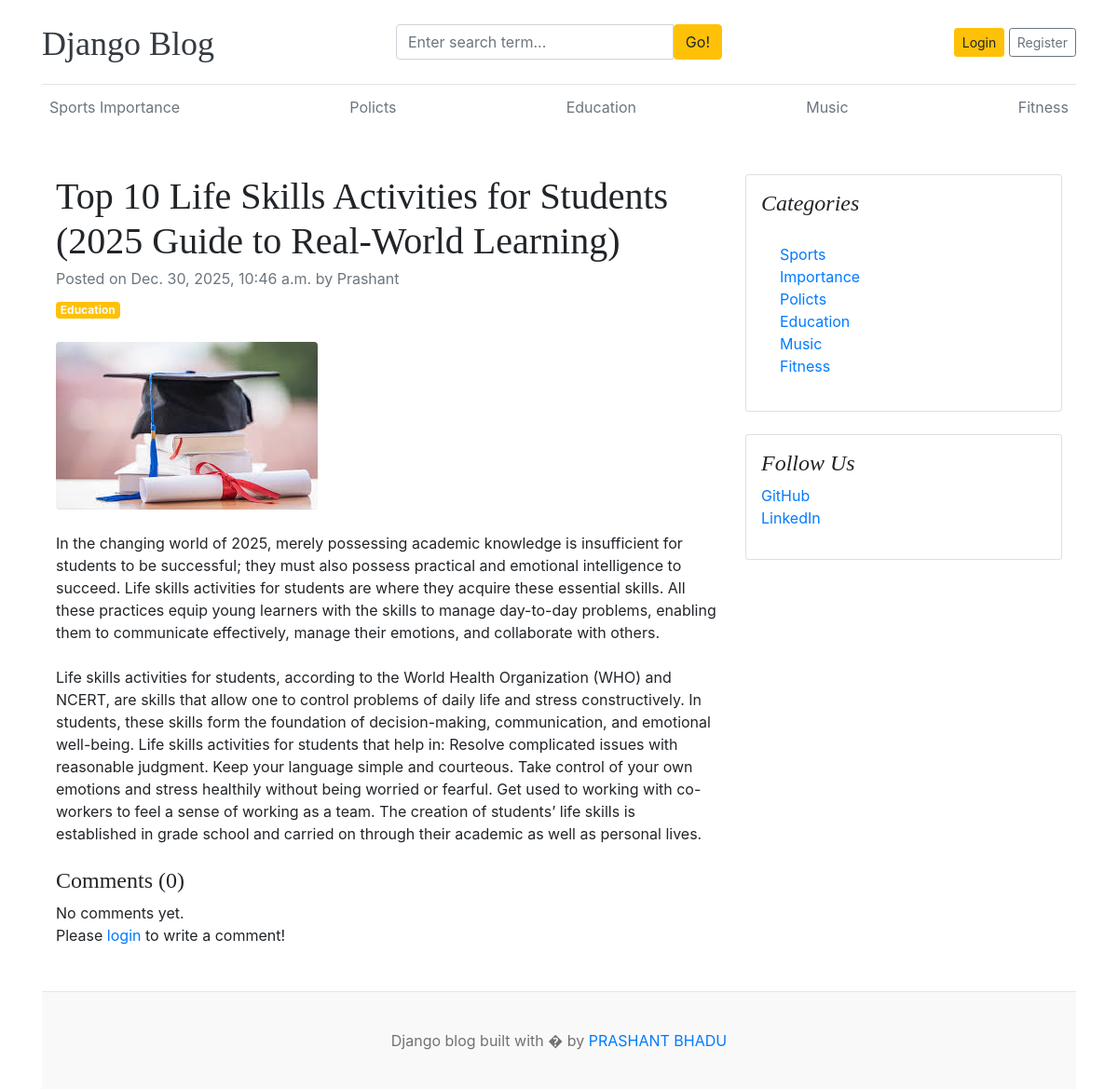
The page /blogs/top-10-life-skills-activities-for-students-2025-guide-to-real-world-learning/ on the database its author committed.
### blogs/models.py (models this page shows, shortened)
class Category(models.Model):
    category_name = models.CharField(max_length=50, unique=True)
    created_at = models.DateTimeField(auto_now_add=True)
    updated_at = models.DateTimeField(auto_now=True)
    class Meta:
        verbose_name_plural = 'categories'
    def __str__(self):
        return self.category_name

class Blog(models.Model):
    tittle = models.CharField(max_length=100)
    slug = models.SlugField(max_length=150, unique = True, blank=True)
    category = models.ForeignKey(Category, on_delete=models.CASCADE)
    author = models.ForeignKey(User, on_delete=models.CASCADE)
    featured_image = models.ImageField(upload_to='uploads/%Y/%m/%d')
    short_description = models.TextField(max_length=500)
    blog_body = models.TextField(max_length=2000)
    status = models.CharField(max_length=20,choices=STATUS_CHOICES, default="Draft")
    is_featured = models.BooleanField(default=False)
    created_at = models.DateTimeField(auto_now_add=True)
    updated_at = models.DateTimeField(auto_now=True)

### assignments/models.py (models this page shows, shortened)
class SocialLink(models.Model):
    platform = models.CharField(max_length=25)
    link = models.URLField(max_length=100)
    created_at = models.DateTimeField(auto_now_add=True)
    updated_at = models.DateTimeField(auto_now=True)

### blogs/views.py (the view, shortened to what this page needs)
# urls.py: path('blogs/<slug:slug>/', BlogsView.blogs, name='blogs'),
def blogs(request, slug):
    single_blog = get_object_or_404(Blog, slug=slug, status='Published')
    comments = Comment.objects.filter(blog=single_blog)
    comment_count=comments.count()
    context = {
        'single_blog': single_blog,
        'comments': comments,
        'comment_count':comment_count,
    }
    return render(request, 'blogs.html', context)

### blogs/context_processors.py (called while the page is built)
def get_categories(request):
    categories= Category.objects.all()
    return dict(categories=categories)

def get_social_links(request):
    social_links=SocialLink.objects.all()
    return dict(social_links=social_links)

### templates/blogs.html
{% extends 'base.html' %}
{% block content %}
<div class="container mt-5">
    <div class="row">
        <div class="col-lg-8">
            <article>
                <header class="mb-4">
                    <h1 class="fw-bolder mb-1">{{ single_blog.tittle }}</h1>
                    <div class="text-muted fst-italic mb-2">Posted on {{single_blog.created_at}} by {{single_blog.author}} </div>
                    <a class="badge bg-warning text-decoration-none text-light" href="#!">{{ single_blog.category }}</a>
                </header>
                <figure class="mb-4"><img class="img-fluid rounded" src="{{ single_blog.featured_image.url }}" alt="..." /></figure>
                <section class="mb-5">
                    <p class="fs-5 mb-4">{{ single_blog.short_description }}</p>
                    <p class="fs-5 mb-4">{{ single_blog.blog_body }}</p>
                     <h4>Comments ({{comment_count}})</h4>
                    {% if comments %}
                    {% for comment in comments %}
                    <div class="card mt-1">
                        <div class="card-body">
                            <p class="card-text mb-0">{{ comment }}</p>
                            <span>
                                <small>By {{ comment.user }}</small>
                                <small>| {{ comment.created_at| timesince}} ago</small>
                            </span>
                        </div>
                    </div>
                    {% endfor %}
                    {% else %}
                    No comments yet.
                    {% endif %}
                    <br>
                    <div class="form-group">
                        {% if user.is_authenticated %}
                        <form action="" method="POST">
                            {% csrf_token %}
                            <div class="form-group">
                                <textarea name="comment" class="form-control" placeholder="Write your comment"></textarea>
                                <input type="submit" value="Submit" class="btn btn-primary mt-2">
                            </div>
                        </form>
                        {% else %}
                        <p>Please <span><a href="{% url 'login' %}">login</a></span> to write a comment!</p>
                        {% endif %}
                    </div>
                    </section>
            </article>
        </div>
        <div class="col-lg-4">
            <div class="card mb-4 p-3">
                <h4 class="font-italic">Categories</h4>
                <div class="card-body">
                    <div class="row">
                        <div class="col-sm-6">
                            <ul class="list-unstyled mb-0">
                                {% for cat in categories %}
                                <li><a href="{% url 'posts_by_category' cat.id %}">{{ cat.category_name }}</a></li>
                                {% endfor %}
                            </ul>
                        </div>
                    </div>
                </div>
            </div>
            {% if social_links %}
            <div class="card mb-4 p-3">
                <h4 class="font-italic">Follow Us</h4>
                <ol class="list-unstyled">
                    {% for i in social_links %}
                    <li><a href="{{ i.link }}" target="_blank">{{i.platform}}</a></li>
                    {% endfor %}
                </ol>
            </div>
            {% endif %}
        </div>
    </div>
</div>
{% endblock %}

### templates/base.html (shortened to what this page needs)
{% load static %}
<!DOCTYPE html>
<html lang="en">
<head>
    <link href="https://getbootstrap.com/docs/4.0/dist/css/bootstrap.min.css" rel="stylesheet">
    <link href="{% static 'css/blog.css' %}" rel="stylesheet">
    <link rel="stylesheet" href="https://cdnjs.cloudflare.com/ajax/libs/font-awesome/4.7.0/css/font-awesome.min.css">
  </head>
<body>
    <div class="container">
      <header class="blog-header py-3">
        <div class="row flex-nowrap justify-content-between align-items-center">
          <div class="col-4 pt-1">
            <a class="blog-header-logo text-dark" href="/">Django Blog</a>
          </div>
          <div class="col-4">
            <form action="{% url 'search' %}" method="GET">
                <div class="input-group">
                        <input class="form-control" type="text" name="keyword" placeholder="Enter search term..." aria-label="Enter search term..." aria-describedby="button-search" />
                        <button type="submit" class="btn btn-warning" id="button-search" type="button">Go!</button>
                    </div>
            </form>
          </div>
          <div class="col-4 d-flex justify-content-end align-items-center">
            {% if not user.is_authenticated %}
            <a class="btn btn-sm btn-warning" href="{% url 'login' %}">Login</a> &nbsp;
            <a class="btn btn-sm btn-outline-secondary" href="{% url 'register' %}">Register</a>
            {% else %}
            <span><a href="{% url 'dashboard' %}">Dashboard</a> </span>
            &emsp;
            <span><a href="{% url 'logout' %}">Logout</a></span>
            {%endif%}
          </div>
        </div>
      </header>
      <div class="nav-scroller py-1 mb-2">
        <nav class="nav d-flex justify-content-between">
          {% for cat in categories %}
          <a class="p-2 text-muted" href="{% url 'posts_by_category' cat.id %}">{{cat.category_name}}</a>
          {% endfor %}
        </nav>
      </div>
 {% block content %}
 {% endblock %}
<footer class="blog-footer">
  <p>Django blog built with � by <a href="#">PRASHANT BHADU</a></p>
</footer>
</body>
</html>

### blog_main/static/css/blog.css (style rules this page uses)
.blog-header { border-bottom: 1px solid #e5e5e5; }
.blog-header-logo { font-family: "Playfair Display", Georgia, "Times New Roman", serif; font-size: 2.25rem; }
h1, h2, h3, h4, h5, h6 { font-family: "Playfair Display", Georgia, "Times New Roman", serif; }
.blog-footer { padding: 2.5rem 0; color: #727272; text-align: center; background-color: #f9f9f9; border-top: .05rem solid #e5e5e5; }
.blog-footer p:last-child { margin-bottom: 0; }

### rows shown on the page
Category: category_name "Sports Importance"
Category: category_name "Policts"
Category: category_name "Education"
Category: category_name "Music"
Category: category_name "Fitness"
Blog: tittle "Top 10 Life Skills Activities for Students (2025 Guide to Real-World Learning)", created_at "Dec. 30, 2025, 10:46 a.m.", author "Prashant", category "Education", featured_image (picture), short_description "In the changing world of 2025, merely possessing academic knowledge is insufficient for students to be successful; they must also possess practical and emotional intelligence to succeed. Life skills activities for students are where they acquire these essential skills. All these practices equip young learners with the skills to manage day-to-day problems, enabling them to communicate effectively, manage their emotions, and collaborate with others.", blog_body "Life skills activities for students, according to the World Health Organization (WHO) and NCERT, are skills that allow one to control problems of daily life and stress constructively. In students, these skills form the foundation of decision-making, communication, and emotional well-being. Life skills activities for students that help in: Resolve complicated issues with reasonable judgment. Keep your language simple and courteous. Take control of your own emotions and stress healthily without being worried or fearful. Get used to working with co-workers to feel a sense of working as a team. The creation of students’ life skills is established in grade school and carried on through their…"
SocialLink: platform "GitHub"
SocialLink: platform "LinkedIn"

### other values the page prints
{{ comment_count }} "0"
